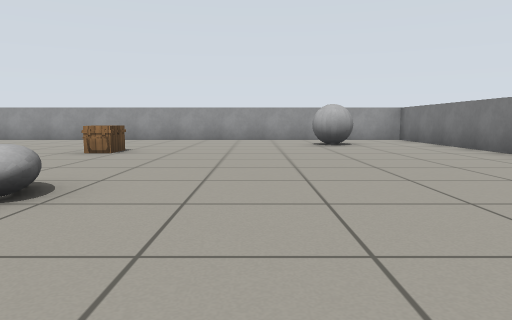
view 1 (above)

16 first-person views from a walk through a robot-simulator world made for Gazebo. The camera is 0.57 m above the floor, tilts 6° down and sees 70° across. The floor is counted in squares, 1 m on a side. Each view is taken from the middle of a square. On the plan, view 1 faces up. The plan holds only what a view shows up to about 10 squares ahead; the rest is blank. Simple shapes stand in for some stock models. Surface patterns are stand-ins for the level's own textures.

view 2
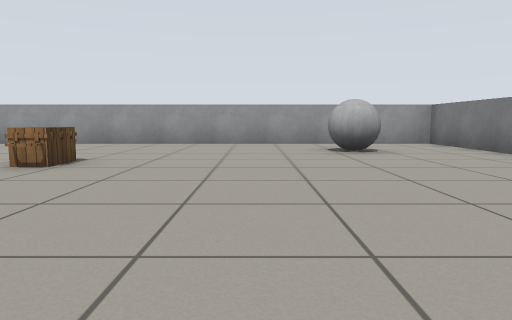

view 3
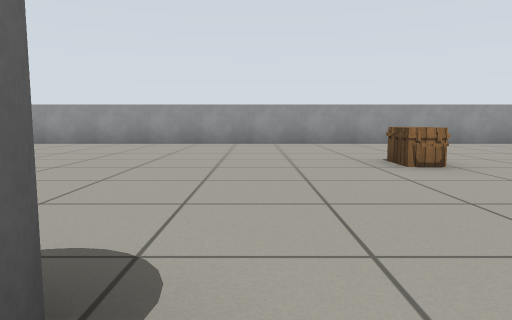

view 4
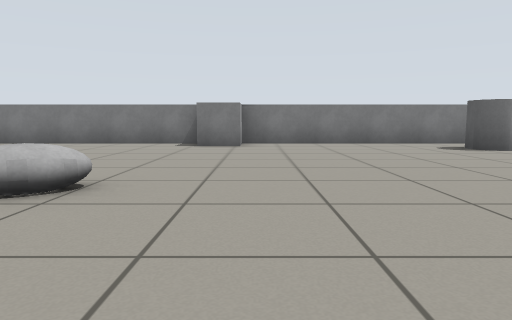

view 5
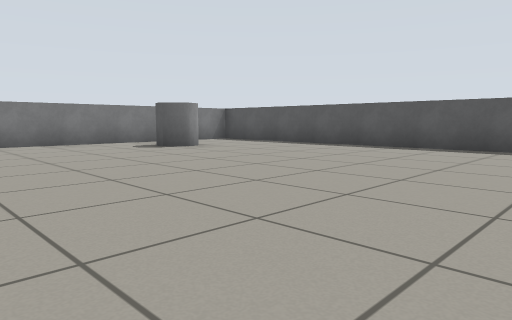

view 6
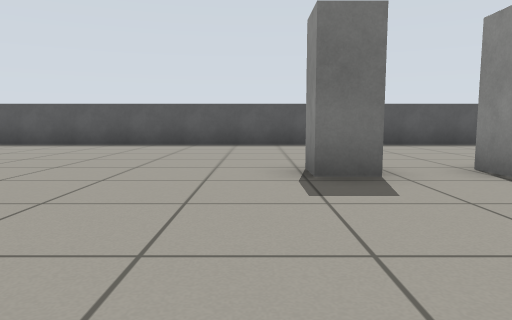

view 7
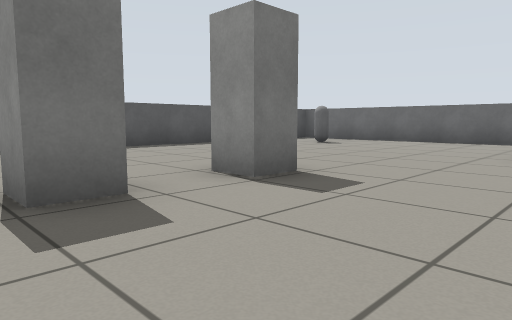

view 8
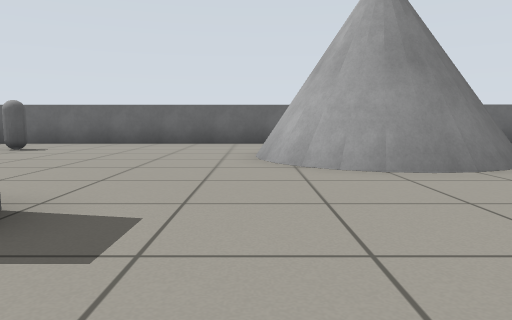

view 9
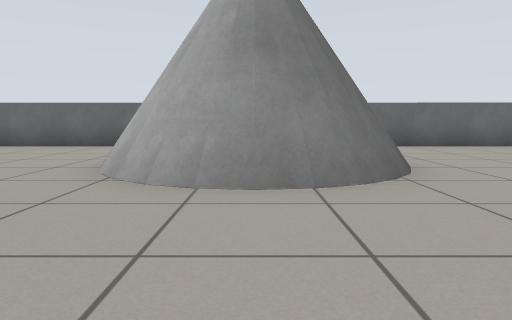

view 10
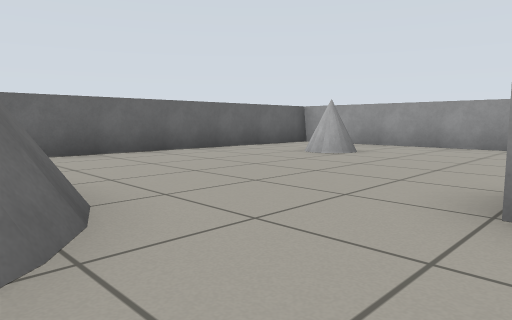

view 11
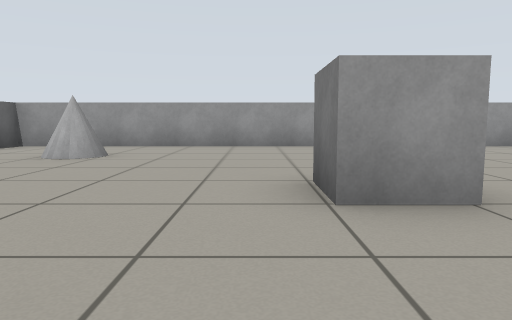

view 12
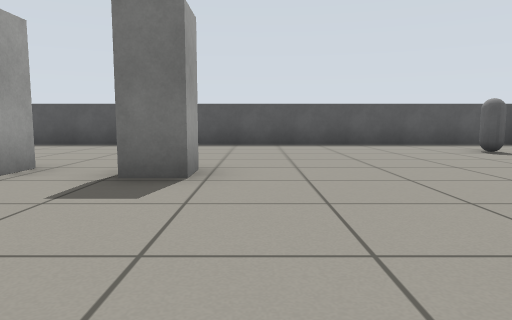

view 13
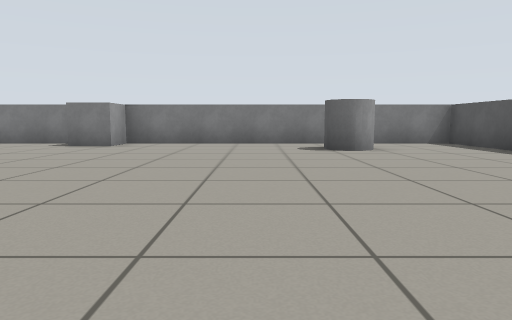

view 14
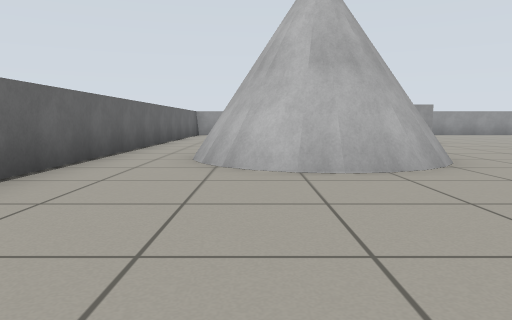

view 15
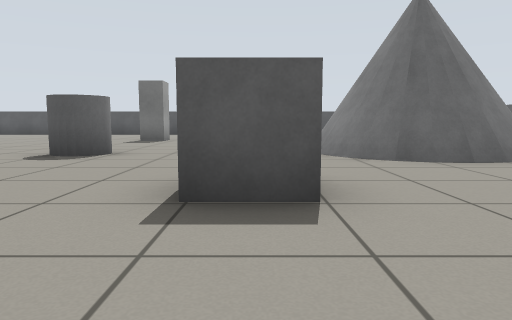

view 16
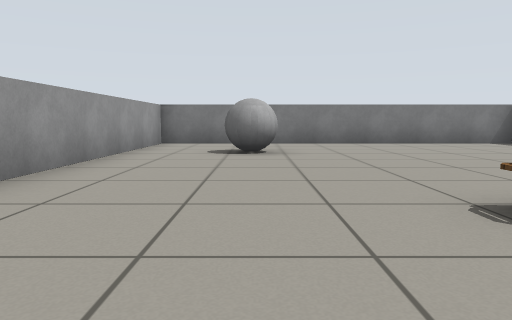

### Floor plan
Points are (right, up) in squares from view 1. A wall is a line through its corners. A room is listed if a view was taken in it or the views show most of it. See-through windows are left out.
Room 1 (views 1, 2, 3, 4, 5, 6, 7, 8, 9, 10, 11, 12, 13, 14, 15, 16)
walls: (-15.4, -7) (4.5, -7) (4.5, 11.5) (-15.5, 11.5) (-15.5, -6.7)
objects: cone (-14, 0) to (-10, 4); other object (-13, -5); cone (-13, 9); grey box (-9, 6); fridge (-8, -2); fridge (-6, -2); grey cylinder (-6, 2) to (-6, 3); crate (-3, 7); grey ball (-2, 3); grey cylinder (2, -4) to (3, -4); grey ball (2, 9); grey box (4, 2)

Where each view was taken, in squares from view 1:
view 1: 0 up, 0 right, facing up
view 2: 2 up, 0 right, facing up
view 3: 2 up, 5 left, facing up
view 4: 1 up, 5 left, facing right
view 5: 1 up, 5 left, facing down-right
view 6: 2 up, 5 left, facing down
view 7: 1 up, 5 left, facing down-left
view 8: 0 up, 6 left, facing left
view 9: 2 up, 7 left, facing left
view 10: 3 up, 9 left, facing up-left
view 11: 3 up, 10 left, facing up
view 12: 2 up, 9 left, facing down
view 13: 2 down, 5 left, facing right
view 14: 4 down, 13 left, facing up
view 15: 9 up, 9 left, facing down
view 16: 9 up, 5 left, facing right
